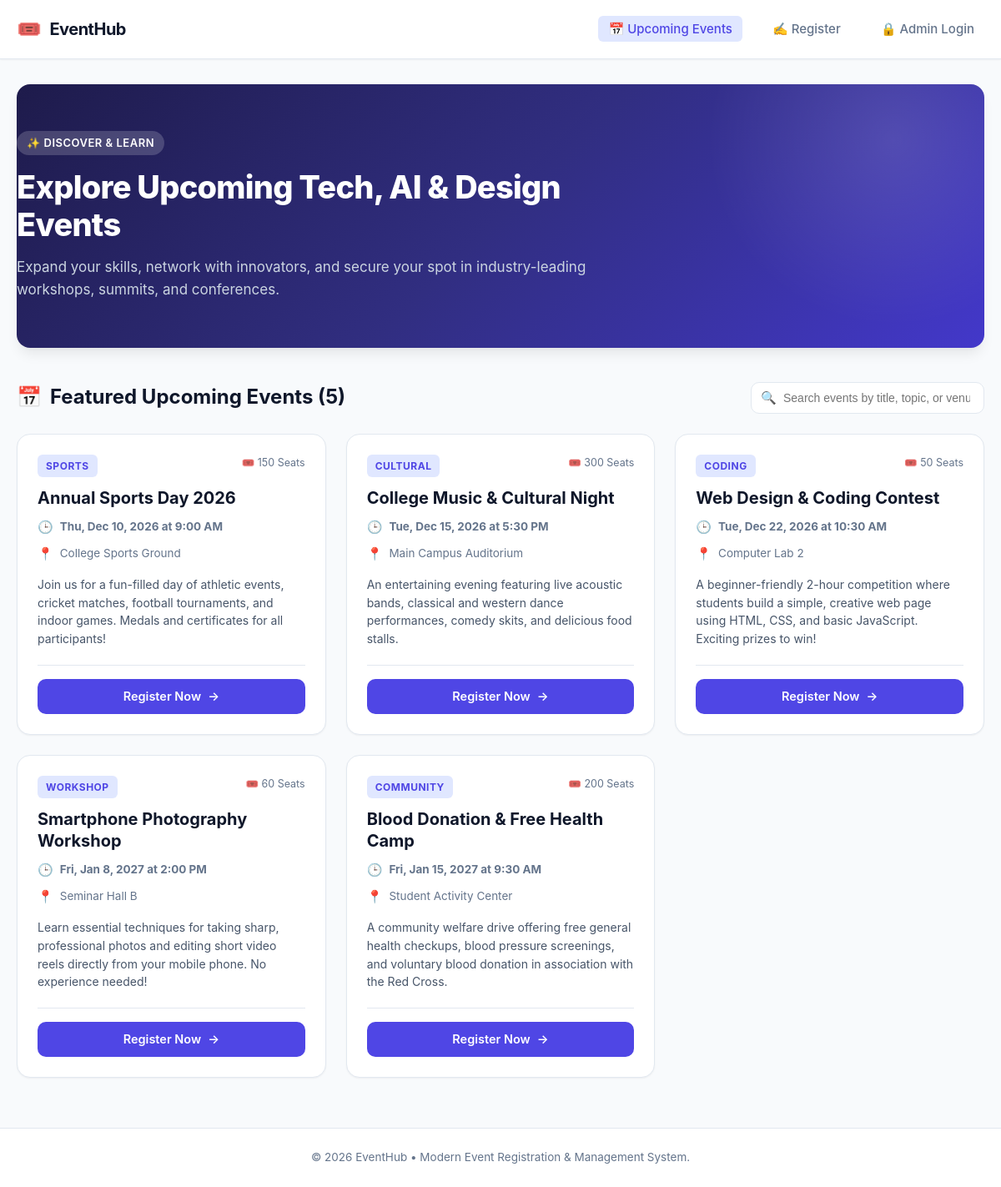
The page / on the database its author committed.
### tables this page shows
CREATE TABLE IF NOT EXISTS `events` (
    `id` INT AUTO_INCREMENT PRIMARY KEY,
    `title` VARCHAR(150) NOT NULL,
    `description` TEXT NOT NULL,
    `event_date` DATETIME NOT NULL,
    `location` VARCHAR(150) NOT NULL,
    `category` VARCHAR(50) NOT NULL DEFAULT 'General',
    `max_seats` INT NOT NULL DEFAULT 100,
    `created_at` TIMESTAMP DEFAULT CURRENT_TIMESTAMP
);

### includes/functions.php (called while the page is built, shortened)
<?php
function is_admin_logged_in() {
    return !empty($_SESSION['admin_logged_in']) && $_SESSION['admin_logged_in'] === true;
}
function format_event_date($datetimeStr) {
    $dt = new DateTime($datetimeStr);
    return $dt->format('D, M j, Y \a\t g:i A');
}
function get_upcoming_events($pdo) {
    $stmt = $pdo->query("SELECT * FROM `events` ORDER BY `event_date` ASC");
    return $stmt->fetchAll();
}

### index.php (the view, shortened to what this page needs)
<?php
$activeNav = 'events';
require_once __DIR__ . '/config/db.php';
require_once __DIR__ . '/includes/functions.php';
$pdo = getDBConnection();
$events = [];
try {
    $events = get_upcoming_events($pdo);
} catch (Exception $e) {
    $errorMsg = $e->getMessage();
}
require_once __DIR__ . '/includes/header.php';
?>
<section class="hero no-print">
    <div class="hero-content">
        <span class="hero-tag">✨ Discover & Learn</span>
        <h1 class="hero-title">Explore Upcoming Tech, AI & Design Events</h1>
        <p class="hero-subtitle">
            Expand your skills, network with innovators, and secure your spot in industry-leading workshops, summits, and conferences.
        </p>
    </div>
</section>
<div class="section-header">
    <div class="section-title">
        <span>📅</span>
        <span>Featured Upcoming Events (<?= count($events) ?>)</span>
    </div>
    <div class="search-box-wrapper no-print">
        <span class="search-icon">🔍</span>
        <input
            type="text"
            id="eventSearch"
            class="search-input"
            placeholder="Search events by title, topic, or venue..."
            autocomplete="off"
        >
    </div>
</div>
<?php if (!empty($events)): ?>
    <div class="events-grid" id="eventsGrid">
        <?php foreach ($events as $event): ?>
            <article
                class="event-card"
                data-title="<?= htmlspecialchars($event['title']) ?>"
                data-category="<?= htmlspecialchars($event['category'] ?? 'General') ?>"
                data-location="<?= htmlspecialchars($event['location'] ?? '') ?>"
            >
                <div class="event-card-header">
                    <span class="category-badge">
                        <?= htmlspecialchars($event['category'] ?? 'Event') ?>
                    </span>
                    <span class="seats-info">
                        🎟️ <?= htmlspecialchars($event['max_seats'] ?? 100) ?> Seats
                    </span>
                </div>
                <h2 class="event-title">
                    <?= htmlspecialchars($event['title']) ?>
                </h2>
                <div class="event-meta">
                    <div class="meta-item">
                        <span class="meta-icon">🕒</span>
                        <strong><?= format_event_date($event['event_date']) ?></strong>
                    </div>
                    <div class="meta-item">
                        <span class="meta-icon">📍</span>
                        <span><?= htmlspecialchars($event['location'] ?? 'Virtual / Online') ?></span>
                    </div>
                </div>
                <p class="event-desc">
                    <?= nl2br(htmlspecialchars($event['description'])) ?>
                </p>
                <div class="event-card-footer">
                    <a href="<?= htmlspecialchars(BASE_URL) ?>register.php?event_id=<?= (int)$event['id'] ?>" class="btn btn-primary" style="width: 100%;">
                        <span>Register Now</span>
                        <span>&rarr;</span>
                    </a>
                </div>
            </article>
        <?php endforeach; ?>
    </div>
<?php endif; ?>
<?php
require_once __DIR__ . '/includes/footer.php';
?>

### includes/header.php (shortened to what this page needs)
<?php
require_once __DIR__ . '/../config/db.php';
require_once __DIR__ . '/functions.php';
$isAdmin = is_admin_logged_in();
$active = $activeNav ?? '';
?>
<!DOCTYPE html>
<html lang="en">
<head>
    <link rel="stylesheet" href="<?= htmlspecialchars(BASE_URL) ?>assets/css/style.css">
</head>
<body>
    <header class="navbar no-print">
        <div class="container">
            <div class="nav-wrapper">
                <a href="<?= htmlspecialchars(BASE_URL) ?>index.php" class="brand-logo">
                    <span class="brand-icon">🎟️</span>
                    <span>EventHub</span>
                </a>
                <nav>
                    <ul class="nav-links">
                        <li>
                            <a href="<?= htmlspecialchars(BASE_URL) ?>index.php" class="nav-link <?= $active === 'events' ? 'active' : '' ?>">
                                📅 Upcoming Events
                            </a>
                        </li>
                        <li>
                            <a href="<?= htmlspecialchars(BASE_URL) ?>register.php" class="nav-link <?= $active === 'register' ? 'active' : '' ?>">
                                ✍️ Register
                            </a>
                        </li>
                        <?php if ($isAdmin): ?>
                            <li>
                                <a href="<?= htmlspecialchars(BASE_URL) ?>admin/index.php" class="nav-link <?= $active === 'admin' ? 'active' : '' ?>">
                                    <span class="admin-badge-nav">🛡️ Admin Panel</span>
                                </a>
                            </li>
                            <li>
                                <a href="<?= htmlspecialchars(BASE_URL) ?>admin/logout.php" class="btn btn-secondary btn-sm" style="color: var(--danger);">
                                    Logout
                                </a>
                            </li>
                        <?php else: ?>
                            <li>
                                <a href="<?= htmlspecialchars(BASE_URL) ?>admin/login.php" class="nav-link <?= $active === 'login' ? 'active' : '' ?>">
                                    🔒 Admin Login
                                </a>
                            </li>
                        <?php endif; ?>
                    </ul>
                </nav>
            </div>
        </div>
    </header>
    <main class="main-content">
        <div class="container">

### includes/footer.php (shortened to what this page needs)
        </div>
    </main>
    <footer class="site-footer no-print">
        <div class="container">
            <p>&copy; <?= date('Y') ?> EventHub &bull; Modern Event Registration & Management System.</p>
        </div>
    </footer>
</body>
</html>

### rows shown on the page
events: category "SPORTS", max_seats "150", title "Annual Sports Day 2026", event_date "Thu, Dec 10, 2026 at 9:00 AM", location "College Sports Ground", description "Join us for a fun-filled day of athletic events, cricket matches, football tournaments, and indoor games. Medals and certificates for all participants!", $event['id'] 1 (drawn)
events: category "CULTURAL", max_seats "300", title "College Music & Cultural Night", event_date "Tue, Dec 15, 2026 at 5:30 PM", location "Main Campus Auditorium", description "An entertaining evening featuring live acoustic bands, classical and western dance performances, comedy skits, and delicious food stalls."
events: category "CODING", max_seats "50", title "Web Design & Coding Contest", event_date "Tue, Dec 22, 2026 at 10:30 AM", location "Computer Lab 2", description "A beginner-friendly 2-hour competition where students build a simple, creative web page using HTML, CSS, and basic JavaScript. Exciting prizes to win!"
events: category "WORKSHOP", max_seats "60", title "Smartphone Photography Workshop", event_date "Fri, Jan 8, 2027 at 2:00 PM", location "Seminar Hall B", description "Learn essential techniques for taking sharp, professional photos and editing short video reels directly from your mobile phone. No experience needed!"
events: category "COMMUNITY", max_seats "200", title "Blood Donation & Free Health Camp", event_date "Fri, Jan 15, 2027 at 9:30 AM", location "Student Activity Center", description "A community welfare drive offering free general health checkups, blood pressure screenings, and voluntary blood donation in association with the Red Cross."

### other values the page prints
count($events) "5"
